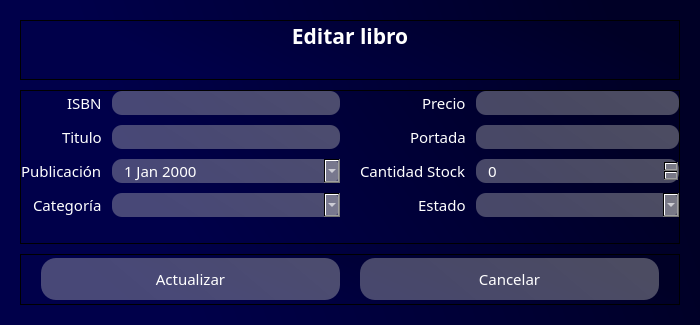
<?xml version="1.0" encoding="UTF-8"?>
<ui version="4.0">
 <class>Dialog</class>
 <widget class="QDialog" name="Dialog">
  <property name="geometry">
   <rect>
    <x>0</x>
    <y>0</y>
    <width>700</width>
    <height>325</height>
   </rect>
  </property>
  <property name="windowTitle">
   <string>Editar libro</string>
  </property>
  <property name="windowIcon">
   <iconset>
    <normaloff>../icons/book.png</normaloff>../icons/book.png</iconset>
  </property>
  <property name="whatsThis">
   <string/>
  </property>
  <property name="styleSheet">
   <string notr="true"/>
  </property>
  <property name="modal">
   <bool>true</bool>
  </property>
  <layout class="QVBoxLayout" name="verticalLayout">
   <property name="spacing">
    <number>0</number>
   </property>
   <property name="leftMargin">
    <number>0</number>
   </property>
   <property name="topMargin">
    <number>0</number>
   </property>
   <property name="rightMargin">
    <number>0</number>
   </property>
   <property name="bottomMargin">
    <number>0</number>
   </property>
   <item>
    <widget class="QWidget" name="widget" native="true">
     <property name="styleSheet">
      <string notr="true">background-color: qlineargradient(spread:pad, x1:1, y1:0.363, x2:0, y2:0.528864, stop:0.0696517 rgba(0, 0, 38, 255), stop:0.81592 rgba(0, 0, 74, 255));</string>
     </property>
     <layout class="QVBoxLayout" name="verticalLayout_2" stretch="2,6,2">
      <property name="spacing">
       <number>10</number>
      </property>
      <property name="leftMargin">
       <number>20</number>
      </property>
      <property name="topMargin">
       <number>20</number>
      </property>
      <property name="rightMargin">
       <number>20</number>
      </property>
      <property name="bottomMargin">
       <number>20</number>
      </property>
      <item>
       <widget class="QFrame" name="header">
        <property name="font">
         <font>
          <family>Candara</family>
          <pointsize>14</pointsize>
          <weight>75</weight>
          <bold>true</bold>
         </font>
        </property>
        <property name="frameShape">
         <enum>QFrame::StyledPanel</enum>
        </property>
        <property name="frameShadow">
         <enum>QFrame::Raised</enum>
        </property>
        <layout class="QVBoxLayout" name="verticalLayout_3" stretch="5,5">
         <property name="spacing">
          <number>10</number>
         </property>
         <property name="leftMargin">
          <number>0</number>
         </property>
         <property name="topMargin">
          <number>0</number>
         </property>
         <property name="rightMargin">
          <number>0</number>
         </property>
         <property name="bottomMargin">
          <number>0</number>
         </property>
         <item>
          <widget class="QLabel" name="lblTitle">
           <property name="font">
            <font>
             <family>Candara</family>
             <pointsize>16</pointsize>
             <weight>75</weight>
             <bold>true</bold>
            </font>
           </property>
           <property name="styleSheet">
            <string notr="true">color: rgb(255, 255, 255);
background-color: none;</string>
           </property>
           <property name="text">
            <string>Editar libro</string>
           </property>
           <property name="alignment">
            <set>Qt::AlignCenter</set>
           </property>
          </widget>
         </item>
         <item>
          <widget class="QLabel" name="lblWarning">
           <property name="font">
            <font>
             <family>Candara</family>
             <pointsize>10</pointsize>
            </font>
           </property>
           <property name="styleSheet">
            <string notr="true">color: rgb(255, 255, 255);
background-color: none;</string>
           </property>
           <property name="text">
            <string/>
           </property>
           <property name="alignment">
            <set>Qt::AlignCenter</set>
           </property>
          </widget>
         </item>
        </layout>
       </widget>
      </item>
      <item>
       <widget class="QFrame" name="content">
        <property name="frameShape">
         <enum>QFrame::StyledPanel</enum>
        </property>
        <property name="frameShadow">
         <enum>QFrame::Raised</enum>
        </property>
        <layout class="QHBoxLayout" name="horizontalLayout" stretch="5,5">
         <property name="spacing">
          <number>20</number>
         </property>
         <property name="leftMargin">
          <number>0</number>
         </property>
         <property name="topMargin">
          <number>0</number>
         </property>
         <property name="rightMargin">
          <number>0</number>
         </property>
         <property name="bottomMargin">
          <number>0</number>
         </property>
         <item>
          <layout class="QFormLayout" name="formLayout">
           <property name="labelAlignment">
            <set>Qt::AlignRight|Qt::AlignTrailing|Qt::AlignVCenter</set>
           </property>
           <property name="horizontalSpacing">
            <number>10</number>
           </property>
           <property name="verticalSpacing">
            <number>10</number>
           </property>
           <item row="0" column="0">
            <widget class="QLabel" name="lblISBN">
             <property name="font">
              <font>
               <family>Candara</family>
               <pointsize>11</pointsize>
              </font>
             </property>
             <property name="styleSheet">
              <string notr="true">color: rgb(255, 255, 255);
background-color: none;</string>
             </property>
             <property name="text">
              <string>ISBN</string>
             </property>
            </widget>
           </item>
           <item row="0" column="1">
            <widget class="QLineEdit" name="txtIsbn">
             <property name="font">
              <font>
               <family>Candara</family>
               <pointsize>11</pointsize>
              </font>
             </property>
             <property name="styleSheet">
              <string notr="true">background-color: qlineargradient(spread:pad, x1:1, y1:0.363, x2:0, y2:0.528864, stop:0.0696517 rgba(184, 184, 184, 105), stop:0.81592 rgba(195, 195, 195, 94));

border-radius: 10px;
color: rgb(255, 255, 255);
padding-left: 10px;</string>
             </property>
            </widget>
           </item>
           <item row="1" column="0">
            <widget class="QLabel" name="lblTitulo">
             <property name="font">
              <font>
               <family>Candara</family>
               <pointsize>11</pointsize>
              </font>
             </property>
             <property name="styleSheet">
              <string notr="true">color: rgb(255, 255, 255);
background-color: none;</string>
             </property>
             <property name="text">
              <string>Titulo</string>
             </property>
            </widget>
           </item>
           <item row="1" column="1">
            <widget class="QLineEdit" name="txtTitulo">
             <property name="font">
              <font>
               <family>Candara</family>
               <pointsize>11</pointsize>
              </font>
             </property>
             <property name="styleSheet">
              <string notr="true">background-color: qlineargradient(spread:pad, x1:1, y1:0.363, x2:0, y2:0.528864, stop:0.0696517 rgba(184, 184, 184, 105), stop:0.81592 rgba(195, 195, 195, 94));

border-radius: 10px;
color: rgb(255, 255, 255);
padding-left: 10px;</string>
             </property>
            </widget>
           </item>
           <item row="2" column="0">
            <widget class="QLabel" name="lblFechaPub">
             <property name="font">
              <font>
               <family>Candara</family>
               <pointsize>11</pointsize>
              </font>
             </property>
             <property name="styleSheet">
              <string notr="true">color: rgb(255, 255, 255);
background-color: none;</string>
             </property>
             <property name="text">
              <string>Publicación</string>
             </property>
            </widget>
           </item>
           <item row="2" column="1">
            <widget class="QDateEdit" name="dtFechaPub">
             <property name="font">
              <font>
               <family>Candara</family>
               <pointsize>11</pointsize>
              </font>
             </property>
             <property name="styleSheet">
              <string notr="true">background-color: qlineargradient(spread:pad, x1:1, y1:0.363, x2:0, y2:0.528864, stop:0.0696517 rgba(184, 184, 184, 105), stop:0.81592 rgba(195, 195, 195, 94));

border-radius: 10px;
color: rgb(255, 255, 255);
padding-left: 10px;</string>
             </property>
             <property name="calendarPopup">
              <bool>true</bool>
             </property>
            </widget>
           </item>
           <item row="3" column="0">
            <widget class="QLabel" name="lblCategoria">
             <property name="font">
              <font>
               <family>Candara</family>
               <pointsize>11</pointsize>
              </font>
             </property>
             <property name="styleSheet">
              <string notr="true">color: rgb(255, 255, 255);
background-color: none;</string>
             </property>
             <property name="text">
              <string>Categoría</string>
             </property>
            </widget>
           </item>
           <item row="3" column="1">
            <widget class="QComboBox" name="cbCategoria">
             <property name="font">
              <font>
               <family>Candara</family>
               <pointsize>11</pointsize>
              </font>
             </property>
             <property name="cursor">
              <cursorShape>PointingHandCursor</cursorShape>
             </property>
             <property name="toolTip">
              <string>Categorías</string>
             </property>
             <property name="styleSheet">
              <string notr="true">background-color: qlineargradient(spread:pad, x1:1, y1:0.363, x2:0, y2:0.528864, stop:0.0696517 rgba(184, 184, 184, 105), stop:0.81592 rgba(195, 195, 195, 94));

border-radius: 10px;
color: rgb(255, 255, 255);
padding-left: 10px;</string>
             </property>
            </widget>
           </item>
          </layout>
         </item>
         <item>
          <layout class="QFormLayout" name="formLayout_3">
           <property name="labelAlignment">
            <set>Qt::AlignRight|Qt::AlignTrailing|Qt::AlignVCenter</set>
           </property>
           <property name="horizontalSpacing">
            <number>10</number>
           </property>
           <property name="verticalSpacing">
            <number>10</number>
           </property>
           <item row="0" column="0">
            <widget class="QLabel" name="lblPrecio">
             <property name="font">
              <font>
               <family>Candara</family>
               <pointsize>11</pointsize>
              </font>
             </property>
             <property name="styleSheet">
              <string notr="true">color: rgb(255, 255, 255);
background-color: none;</string>
             </property>
             <property name="text">
              <string>Precio</string>
             </property>
            </widget>
           </item>
           <item row="0" column="1">
            <widget class="QLineEdit" name="txtPrecio">
             <property name="font">
              <font>
               <family>Candara</family>
               <pointsize>11</pointsize>
              </font>
             </property>
             <property name="styleSheet">
              <string notr="true">background-color: qlineargradient(spread:pad, x1:1, y1:0.363, x2:0, y2:0.528864, stop:0.0696517 rgba(184, 184, 184, 105), stop:0.81592 rgba(195, 195, 195, 94));

border-radius: 10px;
color: rgb(255, 255, 255);
padding-left: 10px;</string>
             </property>
            </widget>
           </item>
           <item row="1" column="0">
            <widget class="QLabel" name="lblPortada">
             <property name="font">
              <font>
               <family>Candara</family>
               <pointsize>11</pointsize>
              </font>
             </property>
             <property name="styleSheet">
              <string notr="true">color: rgb(255, 255, 255);
background-color: none;</string>
             </property>
             <property name="text">
              <string>Portada</string>
             </property>
            </widget>
           </item>
           <item row="1" column="1">
            <widget class="QLineEdit" name="txtPortada">
             <property name="font">
              <font>
               <family>Candara</family>
               <pointsize>11</pointsize>
              </font>
             </property>
             <property name="styleSheet">
              <string notr="true">background-color: qlineargradient(spread:pad, x1:1, y1:0.363, x2:0, y2:0.528864, stop:0.0696517 rgba(184, 184, 184, 105), stop:0.81592 rgba(195, 195, 195, 94));

border-radius: 10px;
color: rgb(255, 255, 255);
padding-left: 10px;</string>
             </property>
            </widget>
           </item>
           <item row="2" column="0">
            <widget class="QLabel" name="lblCantidadStock">
             <property name="font">
              <font>
               <family>Candara</family>
               <pointsize>11</pointsize>
              </font>
             </property>
             <property name="styleSheet">
              <string notr="true">color: rgb(255, 255, 255);
background-color: none;</string>
             </property>
             <property name="text">
              <string>Cantidad Stock</string>
             </property>
            </widget>
           </item>
           <item row="3" column="0">
            <widget class="QLabel" name="lblEstado">
             <property name="font">
              <font>
               <family>Candara</family>
               <pointsize>11</pointsize>
              </font>
             </property>
             <property name="styleSheet">
              <string notr="true">color: rgb(255, 255, 255);
background-color: none;</string>
             </property>
             <property name="text">
              <string>Estado</string>
             </property>
            </widget>
           </item>
           <item row="3" column="1">
            <widget class="QComboBox" name="cbEstado">
             <property name="font">
              <font>
               <family>Candara</family>
               <pointsize>11</pointsize>
              </font>
             </property>
             <property name="cursor">
              <cursorShape>PointingHandCursor</cursorShape>
             </property>
             <property name="toolTip">
              <string>Estados</string>
             </property>
             <property name="styleSheet">
              <string notr="true">background-color: qlineargradient(spread:pad, x1:1, y1:0.363, x2:0, y2:0.528864, stop:0.0696517 rgba(184, 184, 184, 105), stop:0.81592 rgba(195, 195, 195, 94));

border-radius: 10px;
color: rgb(255, 255, 255);
padding-left: 10px;</string>
             </property>
            </widget>
           </item>
           <item row="2" column="1">
            <widget class="QSpinBox" name="spCantidadStock">
             <property name="font">
              <font>
               <family>Candara</family>
               <pointsize>11</pointsize>
              </font>
             </property>
             <property name="styleSheet">
              <string notr="true">background-color: qlineargradient(spread:pad, x1:1, y1:0.363, x2:0, y2:0.528864, stop:0.0696517 rgba(184, 184, 184, 105), stop:0.81592 rgba(195, 195, 195, 94));

border-radius: 10px;
color: rgb(255, 255, 255);
padding-left: 10px;</string>
             </property>
             <property name="maximum">
              <number>99999</number>
             </property>
            </widget>
           </item>
          </layout>
         </item>
        </layout>
       </widget>
      </item>
      <item>
       <widget class="QFrame" name="footer">
        <property name="frameShape">
         <enum>QFrame::StyledPanel</enum>
        </property>
        <property name="frameShadow">
         <enum>QFrame::Raised</enum>
        </property>
        <layout class="QHBoxLayout" name="horizontalLayout_2">
         <property name="spacing">
          <number>20</number>
         </property>
         <property name="leftMargin">
          <number>20</number>
         </property>
         <property name="topMargin">
          <number>0</number>
         </property>
         <property name="rightMargin">
          <number>20</number>
         </property>
         <property name="bottomMargin">
          <number>0</number>
         </property>
         <item>
          <widget class="QPushButton" name="btnActualizar">
           <property name="font">
            <font>
             <family>Candara</family>
             <pointsize>11</pointsize>
            </font>
           </property>
           <property name="cursor">
            <cursorShape>PointingHandCursor</cursorShape>
           </property>
           <property name="toolTip">
            <string>Agregar datos</string>
           </property>
           <property name="styleSheet">
            <string notr="true">QPushButton#btnActualizar{
	background-color: qlineargradient(spread:pad, x1:1, y1:0.363, x2:0, y2:0.528864, stop:0.0696517 rgba(184, 184, 184, 105), stop:0.81592 rgba(195, 195, 195, 94));
	
	color: rgba(255, 255, 255);
	border-radius: 15px;
	padding: 10px;
}

QPushButton#btnActualizar:hover{
	background-color: qlineargradient(spread:pad, x1:1, y1:0.363, x2:0, y2:0.528864, stop:0.0696517 rgba(150, 150, 150, 255), stop:0.81592 rgba(201, 201, 201, 255));
}

QPushButton#btnActualizar:pressed{
	background-color: rgb(173, 173, 173);
}</string>
           </property>
           <property name="text">
            <string>Actualizar</string>
           </property>
          </widget>
         </item>
         <item>
          <widget class="QPushButton" name="btnCancelar">
           <property name="font">
            <font>
             <family>Candara</family>
             <pointsize>11</pointsize>
            </font>
           </property>
           <property name="cursor">
            <cursorShape>PointingHandCursor</cursorShape>
           </property>
           <property name="toolTip">
            <string>Cancelar</string>
           </property>
           <property name="styleSheet">
            <string notr="true">QPushButton#btnCancelar{
	background-color: qlineargradient(spread:pad, x1:1, y1:0.363, x2:0, y2:0.528864, stop:0.0696517 rgba(184, 184, 184, 105), stop:0.81592 rgba(195, 195, 195, 94));
	
	color: rgba(255, 255, 255);
	border-radius: 15px;
	padding: 10px;
}

QPushButton#btnCancelar:hover{
	background-color: qlineargradient(spread:pad, x1:1, y1:0.363, x2:0, y2:0.528864, stop:0.0696517 rgba(150, 150, 150, 255), stop:0.81592 rgba(201, 201, 201, 255));
}

QPushButton#btnCancelar:pressed{
	background-color: rgb(173, 173, 173);
}</string>
           </property>
           <property name="text">
            <string>Cancelar</string>
           </property>
          </widget>
         </item>
        </layout>
       </widget>
      </item>
     </layout>
    </widget>
   </item>
  </layout>
 </widget>
 <resources/>
 <connections/>
</ui>
